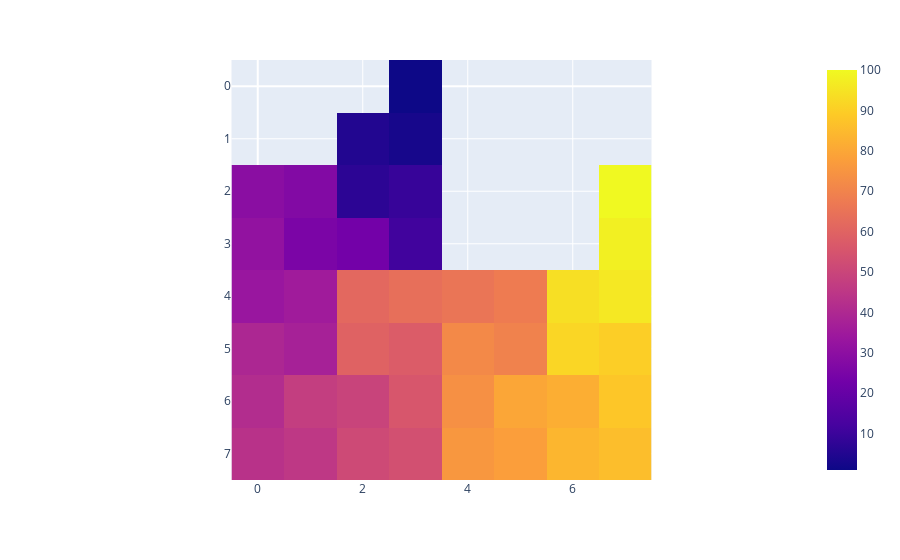

The cell this chart's notebook holds for it:
### Code cell
# Data represented need not be continuous -- it need only have int positions
# a sequence or a sequence with gaps can be encoded
hilbert_curve = HilbertCurve(p = 10, # iterations i.e. hold 4^p positions
                             n = 2    # dimensions
                            )


fake_dists = list(range(len(temp)))
# Introdude a gap in the sequence
fake_dists = [e if e>10 else e+5 for e in fake_dists]
distances = fake_dists

points = hilbert_curve.points_from_distances(distances)
dim_0 = np.max(np.array(points)[:, 0])+1 # add 1 to account for 0 indexing
dim_1 = np.max(np.array(points)[:, 1])+1
temp_mat = np.zeros(shape = [dim_0, dim_1])
temp_mat[temp_mat == 0] = np.nan         #  empty values being used for visualization

for i in range(len(temp)):
#     print(i)
    temp_mat[points[i][0], points[i][1]] = temp[i]
px.imshow(temp_mat)

### Figure 1 — Plotly figure (JSON) as saved in the notebook; plotly's stock layout.template omitted (floating-point values rounded to 4 significant figures)
{"data": [{"coloraxis": "coloraxis", "hovertemplate": "x: %{x}<br>y: %{y}<br>color: %{z}<extra></extra>", "name": "0", "type": "heatmap", "xaxis": "x", "yaxis": "y", "z": [[null, null, null, 1, null, null, null, null], [null, null, 5.041, 3.02, null, null, null, null], [29.29, 27.27, 7.061, 9.082, null, null, null, 100], [31.31, 25.24, 23.22, 11.1, null, null, null, 97.98], [33.33, 35.35, 61.61, 63.63, 65.65, 67.67, 93.94, 95.96], [39.39, 37.37, 59.59, 57.57, 71.71, 69.69, 91.92, 89.9], [41.41, 47.47, 49.49, 55.55, 73.73, 79.8, 81.82, 87.88], [43.43, 45.45, 51.51, 53.53, 75.76, 77.78, 83.84, 85.86]]}], "layout": {"coloraxis": {"colorscale": [[0, "#0d0887"], [0.1111, "#46039f"], [0.2222, "#7201a8"], [0.3333, "#9c179e"], [0.4444, "#bd3786"], [0.5556, "#d8576b"], [0.6667, "#ed7953"], [0.7778, "#fb9f3a"], [0.8889, "#fdca26"], [1, "#f0f921"]]}, "margin": {"t": 60}, "xaxis": {"anchor": "y", "constrain": "domain", "domain": [0, 1], "scaleanchor": "y"}, "yaxis": {"anchor": "x", "autorange": "reversed", "constrain": "domain", "domain": [0, 1]}}}
